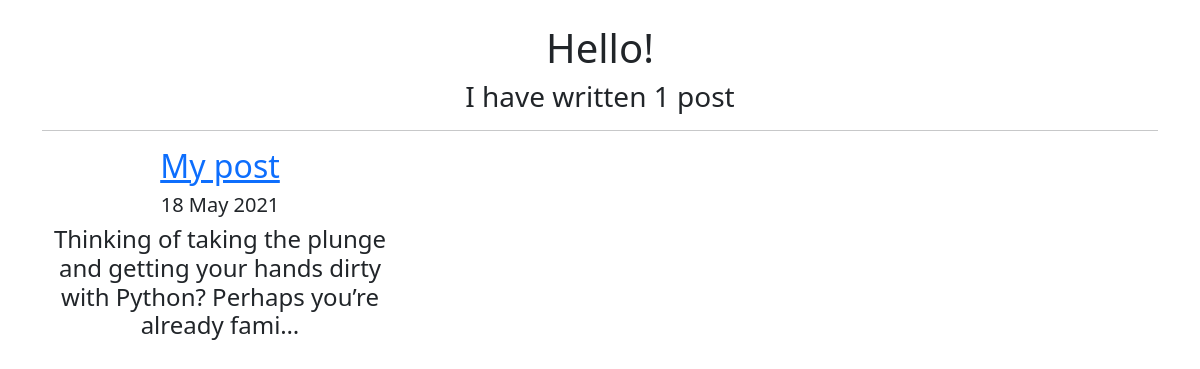
The app's page /, older data.
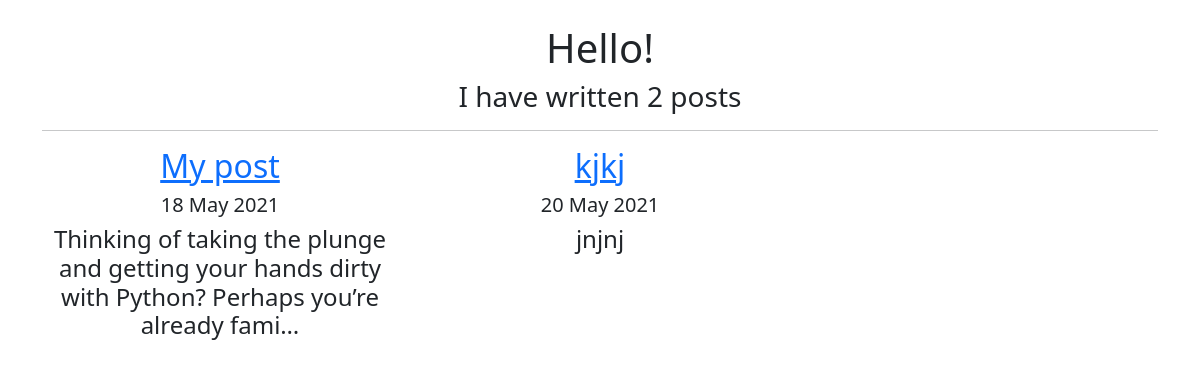
The same page, newer data.
### blog/models.py (models this page shows, shortened)
class Post(models.Model):
    title = models.CharField(max_length=200)
    text = models.TextField()
    createDate = models.DateField(auto_now_add=True)
    image = models.ImageField(upload_to='images/', blank=True)

### blog/views.py (the view)
# urls.py: path('', views.home, name= 'home'),
def home(request):
    posts = Post.objects.all()
    return render(request, 'home.html', {'posts' : posts})

### blog/templates/home.html
{% extends 'base.html' %}
{% block content %}
<div class="container text text-center">
    <br>
    <h1>Hello!</h1>
    <h3>I have written {{posts.count}} post{{posts.count|pluralize}}    </h3>
    <hr>
    <div class='row'>
        {% for post in posts %}
        <div class="col-4">
            <a href = "{% url 'detail' post.id %}">
                <h2>{{post.title}}</h2>
            </a>
            <h5>{{post.createDate|date:'j F Y'}}</h5>
            <h4>{{post.text|truncatechars:100}}</h4>
            <br>
        </div>
        {% endfor %}
    </div>
</div>
{% endblock content%}

Row changes from the older to the newer data that the page shows:
added Post: title "kjkj", createDate "20 May 2021", text "jnjnj"
Text that changed along with them:
{{ posts.count }}: "1" → "2"
